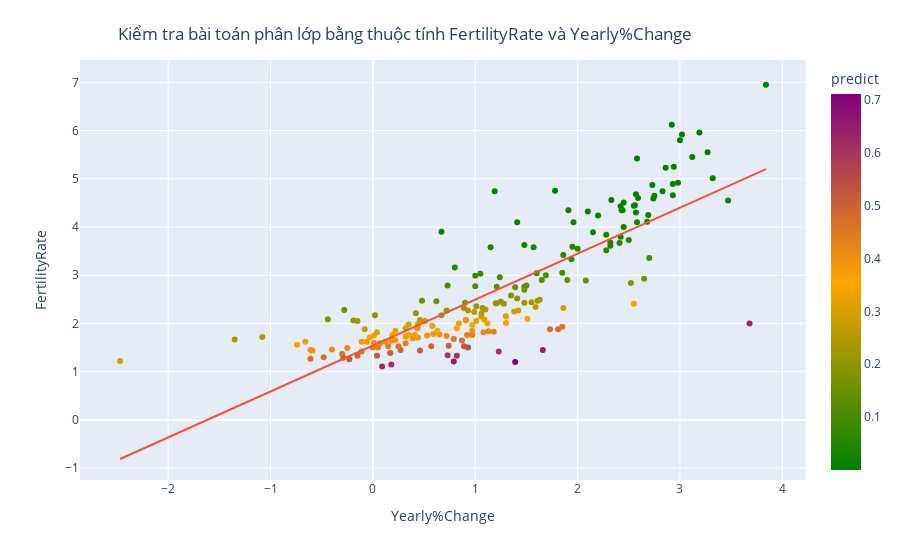

Notebook code for this chart:
### Code cell
fig=px.scatter(dict_, x="Yearly%Change", y="FertilityRate",
        color="predict", hover_data=['Country'], color_continuous_scale=['green','orange', 'purple'],trendline='ols')

# fig.add_traces(go.Scatter(x=x_range, y=y_range, name='Regression Fit'))
fig.update_layout(
    title={
        'text': "Kiểm tra bài toán phân lớp bằng thuộc tính FertilityRate và Yearly%Change",
        'y':0.95,
        'x':0.45,
        'xanchor': 'center',
        'yanchor': 'top'})
fig.show()

### Figure 1 — Plotly figure (JSON) as saved in the notebook; plotly's stock layout.template omitted (floating-point values rounded to 4 significant figures; data arrays with more than 128 entries replaced by an {"elided": "..."} marker saying what was removed)
{"data": [{"customdata": {"elided": "201x1 str values"}, "hovertemplate": "Yearly%Change=%{x}<br>FertilityRate=%{y}<br>Country=%{customdata[0]}<br>predict=%{marker.color}<extra></extra>", "legendgroup": "", "marker": {"color": {"elided": "201 float values"}, "coloraxis": "coloraxis", "symbol": "circle"}, "mode": "markers", "name": "", "orientation": "v", "showlegend": false, "type": "scatter", "x": {"elided": "201 float values"}, "xaxis": "x", "y": {"elided": "201 float values"}, "yaxis": "y"}, {"hovertemplate": "<b>OLS trendline</b><br>FertilityRate = 0.952644 * Yearly%Change + 1.54361<br>R<sup>2</sup>=0.680023<br><br>Yearly%Change=%{x}<br>FertilityRate=%{y} <b>(trend)</b><extra></extra>", "legendgroup": "", "marker": {"symbol": "circle"}, "mode": "lines", "name": "", "showlegend": false, "type": "scatter", "x": {"elided": "201 float values"}, "xaxis": "x", "y": {"elided": "201 float values"}, "yaxis": "y"}], "layout": {"coloraxis": {"colorbar": {"title": {"text": "predict"}}, "colorscale": [[0, "green"], [0.5, "orange"], [1, "purple"]]}, "legend": {"tracegroupgap": 0}, "margin": {"t": 60}, "title": {"text": "Kiểm tra bài toán phân lớp bằng thuộc tính FertilityRate và Yearly%Change", "x": 0.45, "xanchor": "center", "y": 0.95, "yanchor": "top"}, "xaxis": {"anchor": "y", "domain": [0, 1], "title": {"text": "Yearly%Change"}}, "yaxis": {"anchor": "x", "domain": [0, 1], "title": {"text": "FertilityRate"}}}}
